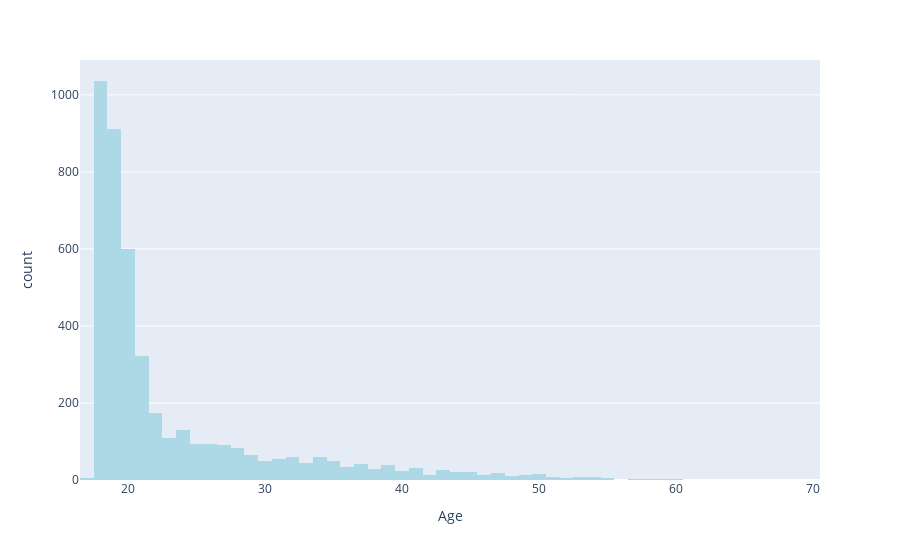

The cell this chart's notebook holds for it:
### Code cell
px.histogram(new_data['Age'], x='Age',color_discrete_sequence=['lightblue'])

### Figure 1 — Plotly figure (JSON) as saved in the notebook; plotly's stock layout.template omitted (floating-point values rounded to 4 significant figures; data arrays with more than 128 entries replaced by an {"elided": "..."} marker saying what was removed)
{"data": [{"alignmentgroup": "True", "bingroup": "x", "hovertemplate": "Age=%{x}<br>count=%{y}<extra></extra>", "legendgroup": "", "marker": {"color": "lightblue", "pattern": {"shape": ""}}, "name": "", "offsetgroup": "", "orientation": "v", "showlegend": false, "type": "histogram", "x": {"elided": "4424 int values"}, "xaxis": "x", "yaxis": "y"}], "layout": {"barmode": "relative", "legend": {"tracegroupgap": 0}, "margin": {"t": 60}, "xaxis": {"anchor": "y", "domain": [0, 1], "title": {"text": "Age"}}, "yaxis": {"anchor": "x", "domain": [0, 1], "title": {"text": "count"}}}}
